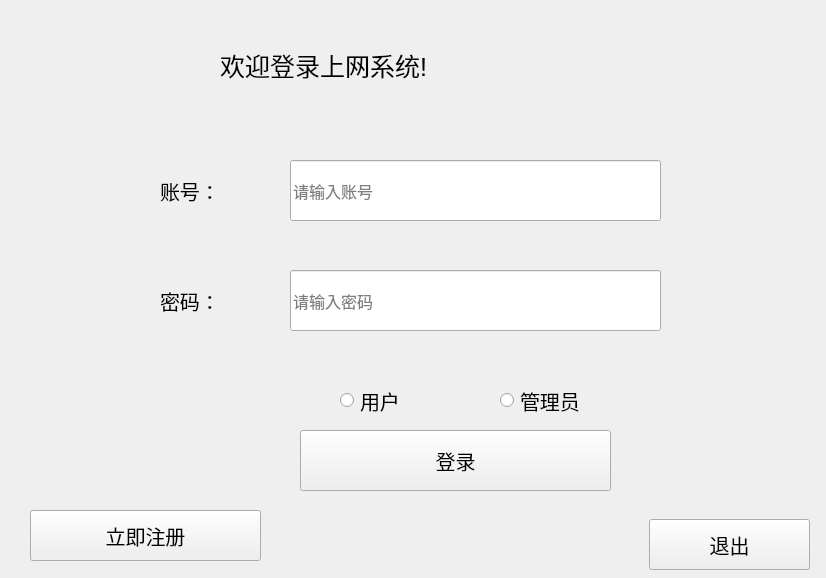
<?xml version="1.0" encoding="UTF-8"?>
<ui version="4.0">
 <class>Widget</class>
 <widget class="QWidget" name="Widget">
  <property name="geometry">
   <rect>
    <x>0</x>
    <y>0</y>
    <width>826</width>
    <height>578</height>
   </rect>
  </property>
  <property name="windowTitle">
   <string>登录界面</string>
  </property>
  <widget class="QLabel" name="label">
   <property name="geometry">
    <rect>
     <x>160</x>
     <y>150</y>
     <width>131</width>
     <height>81</height>
    </rect>
   </property>
   <property name="font">
    <font>
     <pointsize>15</pointsize>
    </font>
   </property>
   <property name="text">
    <string>账号：</string>
   </property>
  </widget>
  <widget class="QLabel" name="label_2">
   <property name="geometry">
    <rect>
     <x>160</x>
     <y>270</y>
     <width>91</width>
     <height>61</height>
    </rect>
   </property>
   <property name="font">
    <font>
     <pointsize>15</pointsize>
    </font>
   </property>
   <property name="text">
    <string>密码：</string>
   </property>
  </widget>
  <widget class="QLabel" name="label_3">
   <property name="geometry">
    <rect>
     <x>220</x>
     <y>30</y>
     <width>431</width>
     <height>71</height>
    </rect>
   </property>
   <property name="font">
    <font>
     <pointsize>19</pointsize>
    </font>
   </property>
   <property name="text">
    <string>欢迎登录上网系统!</string>
   </property>
  </widget>
  <widget class="QLineEdit" name="lineEdit">
   <property name="geometry">
    <rect>
     <x>290</x>
     <y>160</y>
     <width>371</width>
     <height>61</height>
    </rect>
   </property>
   <property name="font">
    <font>
     <pointsize>12</pointsize>
    </font>
   </property>
   <property name="placeholderText">
    <string>请输入账号</string>
   </property>
  </widget>
  <widget class="QLineEdit" name="lineEdit_2">
   <property name="geometry">
    <rect>
     <x>290</x>
     <y>270</y>
     <width>371</width>
     <height>61</height>
    </rect>
   </property>
   <property name="font">
    <font>
     <pointsize>12</pointsize>
    </font>
   </property>
   <property name="focusPolicy">
    <enum>Qt::ClickFocus</enum>
   </property>
   <property name="echoMode">
    <enum>QLineEdit::Password</enum>
   </property>
   <property name="placeholderText">
    <string>请输入密码</string>
   </property>
  </widget>
  <widget class="QPushButton" name="pushButton">
   <property name="geometry">
    <rect>
     <x>30</x>
     <y>510</y>
     <width>231</width>
     <height>51</height>
    </rect>
   </property>
   <property name="font">
    <font>
     <pointsize>15</pointsize>
    </font>
   </property>
   <property name="focusPolicy">
    <enum>Qt::NoFocus</enum>
   </property>
   <property name="text">
    <string>立即注册</string>
   </property>
  </widget>
  <widget class="QPushButton" name="pushButton_2">
   <property name="geometry">
    <rect>
     <x>300</x>
     <y>430</y>
     <width>311</width>
     <height>61</height>
    </rect>
   </property>
   <property name="font">
    <font>
     <pointsize>15</pointsize>
    </font>
   </property>
   <property name="focusPolicy">
    <enum>Qt::NoFocus</enum>
   </property>
   <property name="text">
    <string>登录</string>
   </property>
  </widget>
  <widget class="QRadioButton" name="radioButton">
   <property name="geometry">
    <rect>
     <x>340</x>
     <y>380</y>
     <width>131</width>
     <height>41</height>
    </rect>
   </property>
   <property name="font">
    <font>
     <pointsize>15</pointsize>
    </font>
   </property>
   <property name="text">
    <string>用户</string>
   </property>
  </widget>
  <widget class="QRadioButton" name="radioButton_2">
   <property name="geometry">
    <rect>
     <x>500</x>
     <y>380</y>
     <width>161</width>
     <height>41</height>
    </rect>
   </property>
   <property name="font">
    <font>
     <pointsize>15</pointsize>
    </font>
   </property>
   <property name="text">
    <string>管理员</string>
   </property>
  </widget>
  <widget class="QPushButton" name="pushButton_3">
   <property name="geometry">
    <rect>
     <x>649</x>
     <y>519</y>
     <width>161</width>
     <height>51</height>
    </rect>
   </property>
   <property name="font">
    <font>
     <pointsize>15</pointsize>
    </font>
   </property>
   <property name="focusPolicy">
    <enum>Qt::NoFocus</enum>
   </property>
   <property name="text">
    <string>退出</string>
   </property>
  </widget>
 </widget>
 <layoutdefault spacing="6" margin="11"/>
 <resources/>
 <connections>
  <connection>
   <sender>pushButton_3</sender>
   <signal>clicked()</signal>
   <receiver>Widget</receiver>
   <slot>close()</slot>
   <hints>
    <hint type="sourcelabel">
     <x>729</x>
     <y>544</y>
    </hint>
    <hint type="destinationlabel">
     <x>413</x>
     <y>288</y>
    </hint>
   </hints>
  </connection>
 </connections>
</ui>
